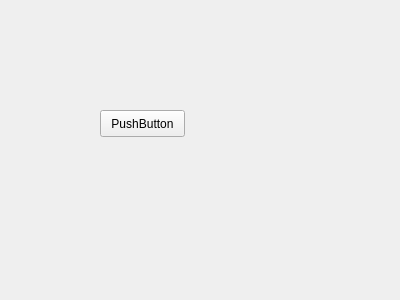
<?xml version="1.0" encoding="UTF-8"?>
<ui version="4.0">
 <class>Form</class>
 <widget class="QWidget" name="Form">
  <property name="geometry">
   <rect>
    <x>0</x>
    <y>0</y>
    <width>400</width>
    <height>300</height>
   </rect>
  </property>
  <property name="windowTitle">
   <string>Form</string>
  </property>
  <widget class="QPushButton" name="pushButton">
   <property name="geometry">
    <rect>
     <x>100</x>
     <y>110</y>
     <width>85</width>
     <height>27</height>
    </rect>
   </property>
   <property name="text">
    <string>PushButton</string>
   </property>
  </widget>
 </widget>
 <resources/>
 <connections/>
</ui>
